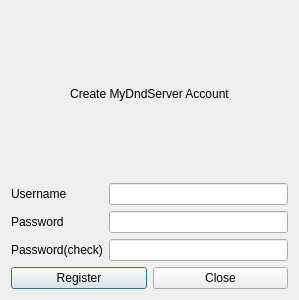
<?xml version="1.0" encoding="UTF-8"?>
<ui version="4.0">
 <class>Register</class>
 <widget class="QDialog" name="Register">
  <property name="geometry">
   <rect>
    <x>0</x>
    <y>0</y>
    <width>299</width>
    <height>300</height>
   </rect>
  </property>
  <property name="windowTitle">
   <string>Dialog</string>
  </property>
  <layout class="QVBoxLayout" name="verticalLayout_3" stretch="0,1,0">
   <item>
    <widget class="QLabel" name="label">
     <property name="layoutDirection">
      <enum>Qt::LeftToRight</enum>
     </property>
     <property name="inputMethodHints">
      <set>Qt::ImhUrlCharactersOnly</set>
     </property>
     <property name="text">
      <string>Create MyDndServer Account</string>
     </property>
     <property name="alignment">
      <set>Qt::AlignCenter</set>
     </property>
    </widget>
   </item>
   <item>
    <layout class="QHBoxLayout" name="horizontalLayout" stretch="0,1">
     <item>
      <layout class="QVBoxLayout" name="verticalLayout">
       <item>
        <widget class="QLabel" name="label_2">
         <property name="text">
          <string>Username</string>
         </property>
        </widget>
       </item>
       <item>
        <widget class="QLabel" name="label_3">
         <property name="text">
          <string>Password</string>
         </property>
        </widget>
       </item>
       <item>
        <widget class="QLabel" name="label_4">
         <property name="text">
          <string>Password(check)</string>
         </property>
        </widget>
       </item>
      </layout>
     </item>
     <item>
      <layout class="QVBoxLayout" name="verticalLayout_2">
       <item>
        <widget class="QLineEdit" name="username"/>
       </item>
       <item>
        <widget class="QLineEdit" name="password"/>
       </item>
       <item>
        <widget class="QLineEdit" name="password_check"/>
       </item>
      </layout>
     </item>
    </layout>
   </item>
   <item>
    <layout class="QHBoxLayout" name="horizontalLayout_4">
     <item>
      <widget class="QPushButton" name="btn_register">
       <property name="text">
        <string>Register</string>
       </property>
      </widget>
     </item>
     <item>
      <widget class="QPushButton" name="btn_close">
       <property name="text">
        <string>Close</string>
       </property>
      </widget>
     </item>
    </layout>
   </item>
  </layout>
 </widget>
 <resources/>
 <connections/>
</ui>
